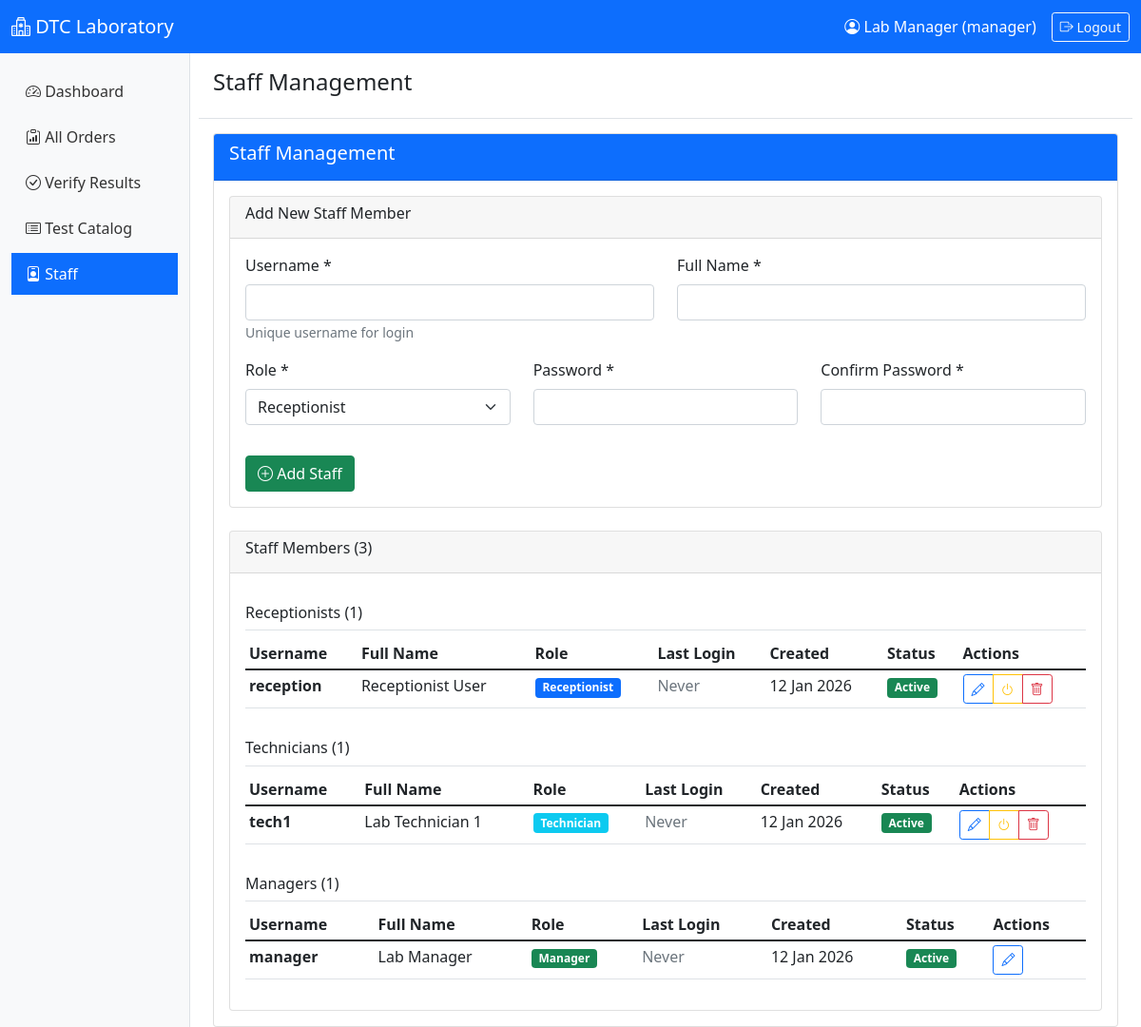
The app's page /staff.php (signed in) with its own data.
### tables this page shows
CREATE TABLE IF NOT EXISTS staff (
    id INT PRIMARY KEY AUTO_INCREMENT,
    username VARCHAR(50) UNIQUE NOT NULL,
    full_name VARCHAR(200) NOT NULL,
    role ENUM('receptionist', 'technician', 'manager') NOT NULL,
    password_hash VARCHAR(255) NOT NULL,
    is_active BOOLEAN DEFAULT TRUE,
    last_login DATETIME,
    created_at TIMESTAMP DEFAULT CURRENT_TIMESTAMP
);

### includes/Database.php (called while the page is built, shortened)
<?php
class Database {
    private $host = DB_HOST;
    private $user = DB_USER;
    private $pass = DB_PASS;
    private $dbname = DB_NAME;
    private $pdo;
    private $stmt;
    public function __construct() {
        $dsn = "mysql:host=" . $this->host . ";dbname=" . $this->dbname . ";charset=utf8mb4";
        $options = [
            PDO::ATTR_PERSISTENT => true,
            PDO::ATTR_ERRMODE => PDO::ERRMODE_EXCEPTION,
            PDO::ATTR_DEFAULT_FETCH_MODE => PDO::FETCH_ASSOC
        ];
        try {
            $this->pdo = new PDO($dsn, $this->user, $this->pass, $options);
        } catch (PDOException $e) {
            $this->error = $e->getMessage();
            die("Connection failed: " . $this->error);
        }
    }
    public function query($sql) {
        $this->stmt = $this->pdo->prepare($sql);
    }
    public function execute() {
        return $this->stmt->execute();
    }
    public function resultSet() {
        $this->execute();
        return $this->stmt->fetchAll();
    }
}
?>

### staff.php (the view, shortened to what this page needs)
<?php
require_once 'includes/header.php';
require_once 'includes/Database.php';
$db = new Database();
$db->query('SELECT * FROM staff ORDER BY role, full_name');
$staff_members = $db->resultSet();
$staff_by_role = [];
foreach ($staff_members as $staff) {
    $staff_by_role[$staff['role']][] = $staff;
}
$edit_staff = null;
?>
<div class="row">
    <div class="col-md-12">
        <div class="card">
            <div class="card-header bg-primary text-white">
                <h5>Staff Management</h5>
            </div>
            <div class="card-body">
                <div class="card mb-4">
                    <div class="card-header">
                        <h6><?php echo $edit_staff ? 'Edit Staff Member' : 'Add New Staff Member'; ?></h6>
                    </div>
                    <div class="card-body">
                        <form method="POST" action="">
                            <div class="row">
                                <div class="col-md-6">
                                    <div class="mb-3">
                                        <label for="username" class="form-label">Username *</label>
                                        <input type="text" class="form-control" id="username"
                                               name="username" value="<?php echo $edit_staff['username'] ?? ''; ?>"
                                               <?php echo $edit_staff ? 'readonly' : 'required'; ?>>
                                        <small class="text-muted">Unique username for login</small>
                                    </div>
                                </div>
                                <div class="col-md-6">
                                    <div class="mb-3">
                                        <label for="full_name" class="form-label">Full Name *</label>
                                        <input type="text" class="form-control" id="full_name"
                                               name="full_name" value="<?php echo $edit_staff['full_name'] ?? ''; ?>" required>
                                    </div>
                                </div>
                            </div>
                            <div class="row">
                                <div class="col-md-4">
                                    <div class="mb-3">
                                        <label for="role" class="form-label">Role *</label>
                                        <select class="form-select" id="role" name="role" required>
                                            <option value="receptionist" <?php echo ($edit_staff['role'] ?? '') == 'receptionist' ? 'selected' : ''; ?>>Receptionist</option>
                                        </select>
                                    </div>
                                </div>
                                <div class="col-md-4">
                                    <div class="mb-3">
                                        <label for="password" class="form-label">
                                            <?php echo $edit_staff ? 'New Password (leave blank to keep current)' : 'Password *'; ?>
                                        </label>
                                        <input type="password" class="form-control" id="password"
                                               name="password" <?php echo !$edit_staff ? 'required' : ''; ?>>
                                    </div>
                                </div>
                                <div class="col-md-4">
                                    <div class="mb-3">
                                        <label for="confirm_password" class="form-label">Confirm Password *</label>
                                        <input type="password" class="form-control" id="confirm_password"
                                               name="confirm_password" <?php echo !$edit_staff ? 'required' : ''; ?>>
                                    </div>
                                </div>
                            </div>
                            <div class="d-grid gap-2 d-md-flex mt-3">
                                <?php if ($edit_staff): ?>
                                    <button type="submit" name="update_staff" class="btn btn-primary">
                                        <i class="bi bi-save"></i> Update Staff
                                    </button>
                                    <a href="staff.php" class="btn btn-outline-secondary">
                                        <i class="bi bi-x-circle"></i> Cancel
                                    </a>
                                <?php else: ?>
                                    <button type="submit" name="add_staff" class="btn btn-success">
                                        <i class="bi bi-plus-circle"></i> Add Staff
                                    </button>
                                <?php endif; ?>
                            </div>
                        </form>
                    </div>
                </div>
                <div class="card">
                    <div class="card-header">
                        <h6>Staff Members (<?php echo count($staff_members); ?>)</h6>
                    </div>
                    <div class="card-body">
                        <?php foreach ($staff_by_role as $role => $role_staff): ?>
                        <h6 class="mt-3 border-bottom pb-2">
                            <?php echo ucfirst($role) . 's'; ?> (<?php echo count($role_staff); ?>)
                        </h6>
                        <div class="table-responsive">
                            <table class="table table-sm">
                                <thead>
                                    <tr>
                                        <th>Username</th>
                                        <th>Full Name</th>
                                        <th>Role</th>
                                        <th>Last Login</th>
                                        <th>Created</th>
                                        <th>Status</th>
                                        <th>Actions</th>
                                    </tr>
                                </thead>
                                <tbody>
                                    <?php foreach ($role_staff as $staff): ?>
                                    <tr class="<?php echo !$staff['is_active'] ? 'table-secondary' : ''; ?>">
                                        <td><strong><?php echo $staff['username']; ?></strong></td>
                                        <td><?php echo $staff['full_name']; ?></td>
                                        <td>
                                            <span class="badge bg-<?php
                                                switch($staff['role']) {
                                                    case 'receptionist': echo 'primary'; break;
                                                    case 'technician': echo 'info'; break;
                                                    case 'manager': echo 'success'; break;
                                                }
                                            ?>">
                                                <?php echo ucfirst($staff['role']); ?>
                                            </span>
                                        </td>
                                        <td>
                                            <?php if ($staff['last_login']): ?>
                                                <?php echo date('d M Y, h:i A', strtotime($staff['last_login'])); ?>
                                            <?php else: ?>
                                                <span class="text-muted">Never</span>
                                            <?php endif; ?>
                                        </td>
                                        <td><?php echo date('d M Y', strtotime($staff['created_at'])); ?></td>
                                        <td>
                                            <?php if ($staff['is_active']): ?>
                                                <span class="badge bg-success">Active</span>
                                            <?php else: ?>
                                                <span class="badge bg-secondary">Inactive</span>
                                            <?php endif; ?>
                                        </td>
                                        <td>
                                            <div class="btn-group btn-group-sm">
                                                <a href="staff.php?edit=<?php echo $staff['id']; ?>"
                                                   class="btn btn-outline-primary">
                                                    <i class="bi bi-pencil"></i>
                                                </a>
                                                <?php if ($staff['id'] != $_SESSION['user_id']): ?>
                                                    <a href="staff.php?toggle_active=<?php echo $staff['id']; ?>"
                                                       class="btn btn-outline-<?php echo $staff['is_active'] ? 'warning' : 'success'; ?>"
                                                       onclick="return confirm('<?php echo $staff['is_active'] ? 'Deactivate' : 'Activate'; ?> this account?')">
                                                        <i class="bi bi-power"></i>
                                                    </a>
                                                    <a href="staff.php?delete=<?php echo $staff['id']; ?>"
                                                       class="btn btn-outline-danger"
                                                       onclick="return confirm('Delete this staff member permanently?')">
                                                        <i class="bi bi-trash"></i>
                                                    </a>
                                                <?php endif; ?>
                                            </div>
                                        </td>
                                    </tr>
                                    <?php endforeach; ?>
                                </tbody>
                            </table>
                        </div>
                        <?php endforeach; ?>
                    </div>
                </div>
            </div>
        </div>
    </div>
</div>
<?php require_once 'includes/footer.php'; ?>

### records on screen
staff: username "reception", full_name "Receptionist User", role "Receptionist", shows "Never", created_at "12 Jan 2026", is_active "Active"
staff: username "tech1", full_name "Lab Technician 1", role "Technician", shows "Never", created_at "12 Jan 2026", is_active "Active"
staff: username "manager", full_name "Lab Manager", role "Manager", shows "Never", created_at "12 Jan 2026", is_active "Active"

### other values on screen
$_SESSION['full_name'] "Lab Manager"
$_SESSION['role'] "manager"
$page_title "Staff Management"
count($staff_members) "3"
$role "Receptionist"
count($role_staff) "1"
$role "Technician"
$role "Manager"
